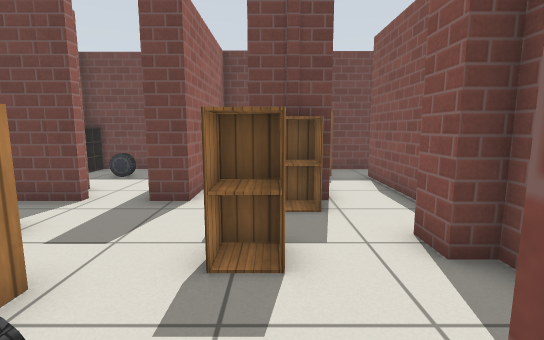
[1] (above)

16 first-person views from a walk through a robot-simulator world made for Gazebo. The camera is 0.9 m above the floor, tilts 8° down and sees 85° across. Floor lines are 1 m apart. The floor is counted in squares, 0.5 m on a side. Each view is taken from the middle of a square. On the plan, view 1 faces up. The plan holds only what a view shows up to about 16 squares ahead; the rest is blank. Simple patterns stand in for the simulator's built-in surfaces.

[2]
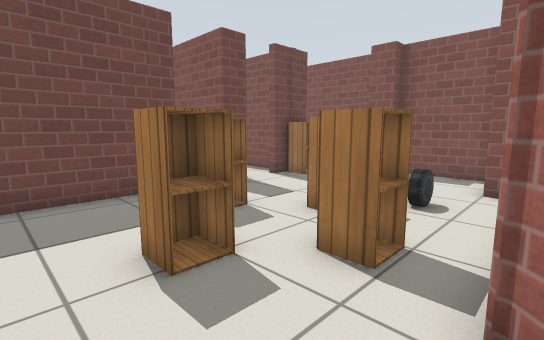

[3]
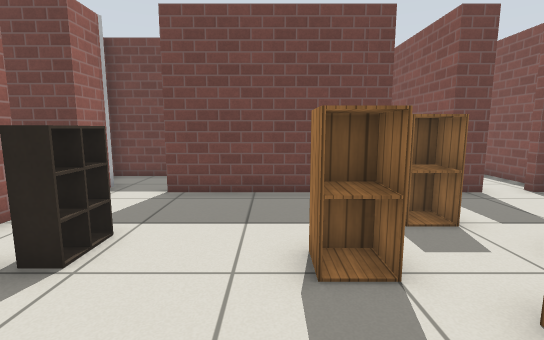

[4]
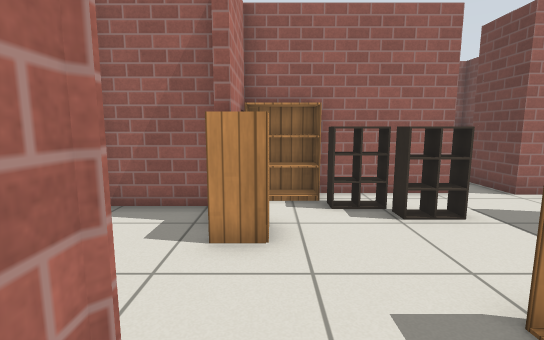

[5]
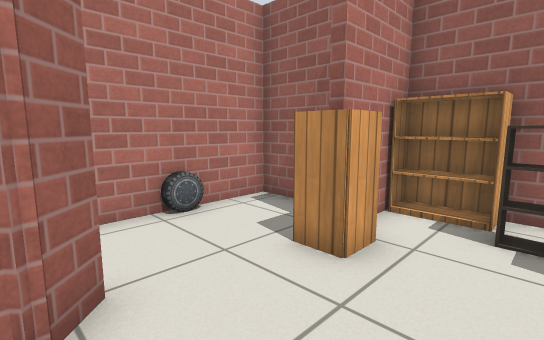

[6]
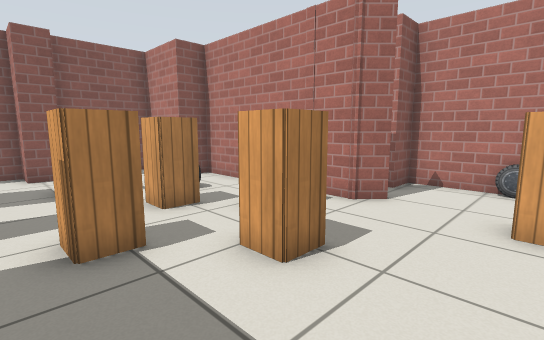

[7]
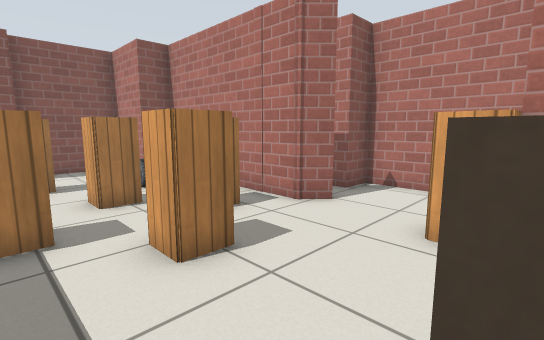

[8]
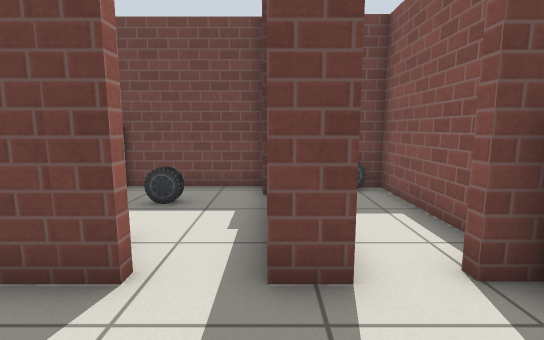

[9]
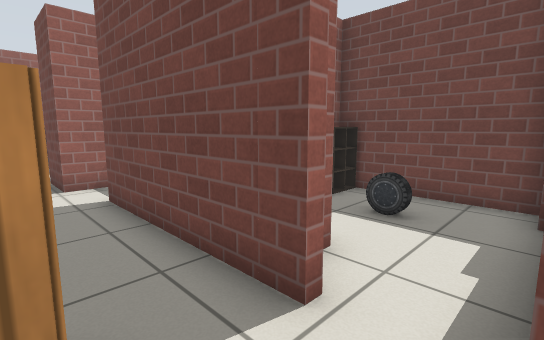

[10]
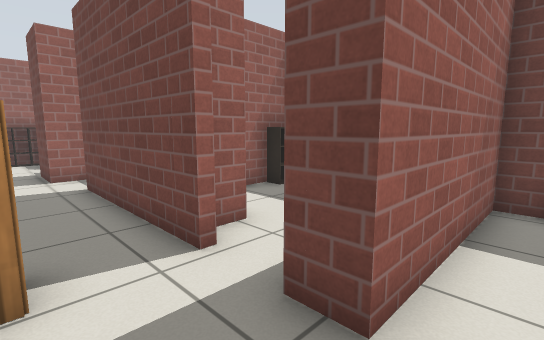

[11]
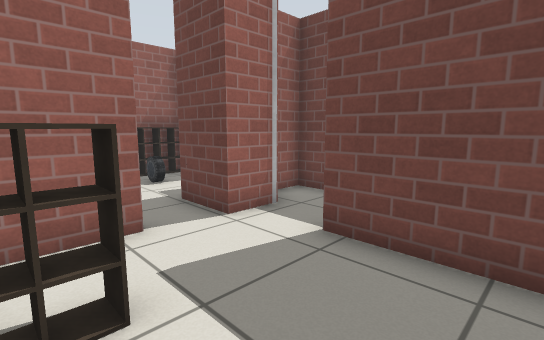

[12]
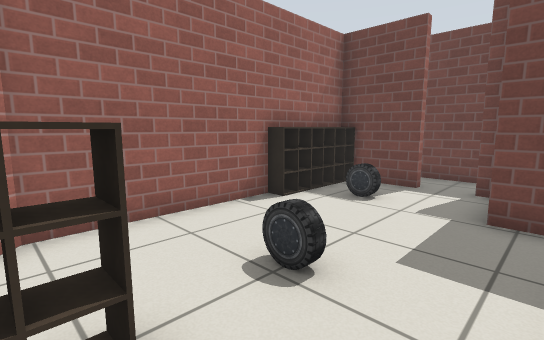

[13]
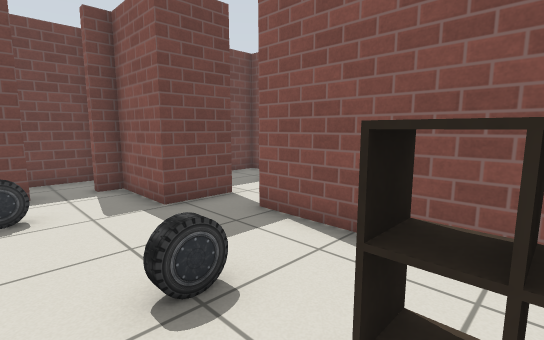

[14]
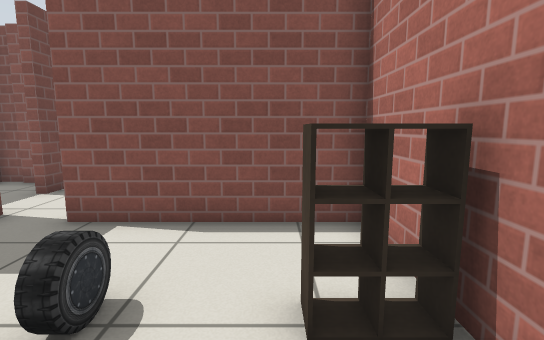

[15]
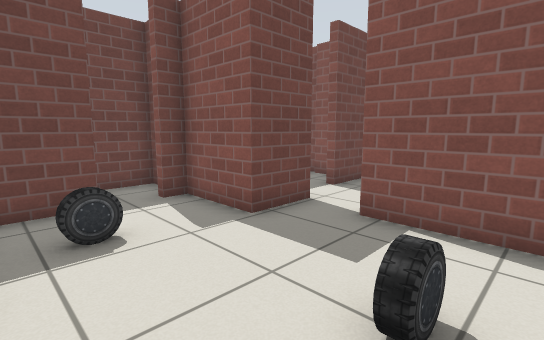

[16]
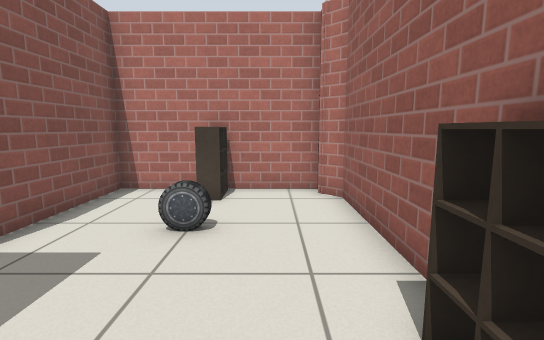

### Floor plan
Points are (right, up) in squares from view 1. A wall is a line through its corners. A room is listed if a view was taken in it or the views show most of it. See-through windows are left out.
Room 1 (views 1, 4, 5, 6, 7, 8, 9, 10, 11)
walls: (-4.8, 7.6) (-4.8, 7.2) (-11, 7.2) (-11, 7.6); (0.4, 8.5) (0.4, 12.9) (-2.1, 12.9) (-2.1, 7.2) (-3, 7.2); (-6.2, -0.7) (0.4, -0.7) (0.4, 0.5) (3.1, 0.5) (3.1, 3.9); (-9.3, 8.6) (-9.3, 9.2); (2.4, 3.9) (2.4, 4.9) (3.6, 4.9) (3.6, 11.1); (-9.1, 9.4) (-9.1, 10.2) (-10.4, 10.2); (-13.2, 5) (-13.2, 0.5); (-12.9, 8.2) (-12.9, 6.7); (-11.9, 10.2) (-14, 10.2) (-14, 9.1); (-13.2, -0.7) (-10.5, -0.7); (4.4, 13.1) (2.5, 13.1)
low walls: (-10.6, 3.2) (-11.4, 3.2); (-11.1, 3.9) (-10.7, 3.9) (-10.7, 2.6) (-12.1, 2.6); (-11.5, 2.6) (-11.5, 1.4); (-11.4, 1.9) (-12.1, 1.9)
ways out: opening at (-8.5, -1) to room 2; opening at (-13, 5.5) to room 3; opening at (-4, 7) to room 4
objects: bookshelf (-13, 0) to (-12, 1); cabinet (-10, -1) to (-10, 0); cabinet (-7, 3); cabinet (-5, 1); cabinet (-5, 5); cabinet (-3, 2) to (-3, 3); car (-2, 1); cabinet (-1, 4) to (0, 4); car (-1, 13); cabinet (0, 6) to (1, 7); other object (2, 11) to (2, 12)
Room 2 (views 2, 3)
walls: (-10.5, -0.7) (-10.5, -1.1); (-6.8, -1.4) (-6.2, -0.7); (-11.7, -1.3) (-11.7, -4.1) (-6.3, -4.1) (-6.3, -2.9) (-5.7, -2.9)
ways out: opening at (-8.5, -1) to room 1
objects: car (-9, -4)
Room 3 (views 12, 13, 14, 15, 16)
walls: (-12.9, 6.7) (-14.9, 6.7) (-14.9, 8.4); (-13.2, 0.5) (-13.2, -0.7); (-17.1, 9.4) (-19.9, 9.4) (-19.9, 0.4) (-19.3, -0.2) (-19.3, -0.7) (-13.5, -0.7) (-13.5, 5)
low walls: (-16, 0.7) (-16.8, 0.7); (-19.8, 5.7) (-19.2, 5.7); (-19.2, 6.9) (-19.9, 6.9); (-19.8, 6.3) (-19.2, 6.3) (-19.9, 6.3); (-16.8, -0.5) (-16, -0.5); (-16.7, -0.6) (-16.7, 0.7) (-16.1, 0.7) (-16.1, 0.1) (-16.8, 0.1) (-16, 0.1); (-19.2, 7.5) (-19.9, 7.5); (-19.2, 8.1) (-19.9, 8.1); (-19.2, 8.7) (-19.9, 8.7); (-19.3, 9.4) (-19.3, 5.7) (-19.9, 5.7)
ways out: opening at (-13, 5.5) to room 1; opening at (-16.5, 9)
objects: car (-18, 7); car (-17, 3) to (-16, 3)
Room 4 (no view inside)
walls: (-5.4, 8.7) (-5.4, 8); (-3, 7.2) (-3, 11.6); (-3.3, 13.1) (-8.1, 13.1) (-8.1, 10.9)
low walls: (-7.5, 13.1) (-7.5, 11.8)
ways out: opening at (-4, 7) to room 1
objects: car (-6, 11) to (-5, 11)

Where each view was taken, in squares from view 1:
view 1: 0 up, 0 right, facing up
view 2: 1 down, 9 left, facing up-right
view 3: 1 down, 8 left, facing up
view 4: 0 up, 5 left, facing left
view 5: 2 up, 6 left, facing down-left
view 6: 6 up, 10 left, facing down-right
view 7: 5 up, 11 left, facing down-right
view 8: 4 up, 3 left, facing up
view 9: 5 up, 3 left, facing up-left
view 10: 5 up, 1 left, facing up-left
view 11: 3 up, 8 left, facing up-left
view 12: 0 up, 14 left, facing up-left
view 13: 0 up, 18 left, facing up-right
view 14: 1 up, 19 left, facing right
view 15: 2 up, 19 left, facing up-right
view 16: 8 up, 18 left, facing down
